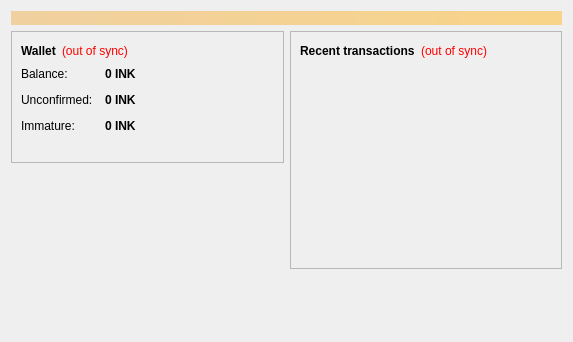
<?xml version="1.0" encoding="UTF-8"?>
<ui version="4.0">
 <class>OverviewPage</class>
 <widget class="QWidget" name="OverviewPage">
  <property name="geometry">
   <rect>
    <x>0</x>
    <y>0</y>
    <width>573</width>
    <height>342</height>
   </rect>
  </property>
  <property name="windowTitle">
   <string>Form</string>
  </property>
  <layout class="QVBoxLayout" name="topLayout">
   <item>
    <widget class="QLabel" name="labelAlerts">
     <property name="visible">
      <bool>false</bool>
     </property>
     <property name="styleSheet">
      <string notr="true">background-color: qlineargradient(x1: 0, y1: 0, x2: 1, y2: 0, stop:0 #F0D0A0, stop:1 #F8D488); color:#000000;</string>
     </property>
     <property name="wordWrap">
      <bool>true</bool>
     </property>
     <property name="margin">
      <number>3</number>
     </property>
    </widget>
   </item>
   <item>
    <layout class="QHBoxLayout" name="horizontalLayout" stretch="1,1">
     <item>
      <layout class="QVBoxLayout" name="verticalLayout_2">
       <item>
        <widget class="QFrame" name="frame">
         <property name="frameShape">
          <enum>QFrame::StyledPanel</enum>
         </property>
         <property name="frameShadow">
          <enum>QFrame::Raised</enum>
         </property>
         <layout class="QVBoxLayout" name="verticalLayout_4">
          <item>
           <layout class="QHBoxLayout" name="horizontalLayout_4">
            <item>
             <widget class="QLabel" name="label_5">
              <property name="font">
               <font>
                <weight>75</weight>
                <bold>true</bold>
               </font>
              </property>
              <property name="text">
               <string>Wallet</string>
              </property>
             </widget>
            </item>
            <item>
             <widget class="QLabel" name="labelWalletStatus">
              <property name="toolTip">
               <string>&lt;html&gt;&lt;head/&gt;&lt;body&gt;&lt;p&gt;The displayed information may be out of date. Your wallet automatically synchronizes with the Inkcoin network after a connection is established, but this process has not completed yet.&lt;/p&gt;&lt;/body&gt;&lt;/html&gt;</string>
              </property>
              <property name="styleSheet">
               <string notr="true">QLabel { color: red; }</string>
              </property>
              <property name="text">
               <string notr="true">(out of sync)</string>
              </property>
              <property name="alignment">
               <set>Qt::AlignLeading|Qt::AlignLeft|Qt::AlignVCenter</set>
              </property>
             </widget>
            </item>
            <item>
             <spacer name="horizontalSpacer_2">
              <property name="orientation">
               <enum>Qt::Horizontal</enum>
              </property>
              <property name="sizeHint" stdset="0">
               <size>
                <width>40</width>
                <height>20</height>
               </size>
              </property>
             </spacer>
            </item>
           </layout>
          </item>
          <item>
           <layout class="QFormLayout" name="formLayout_2">
            <property name="fieldGrowthPolicy">
             <enum>QFormLayout::AllNonFixedFieldsGrow</enum>
            </property>
            <property name="horizontalSpacing">
             <number>12</number>
            </property>
            <property name="verticalSpacing">
             <number>12</number>
            </property>
            <item row="0" column="0">
             <widget class="QLabel" name="label">
              <property name="text">
               <string>Balance:</string>
              </property>
             </widget>
            </item>
            <item row="0" column="1">
             <widget class="QLabel" name="labelBalance">
              <property name="font">
               <font>
                <weight>75</weight>
                <bold>true</bold>
               </font>
              </property>
              <property name="cursor">
               <cursorShape>IBeamCursor</cursorShape>
              </property>
              <property name="toolTip">
               <string>Your current balance</string>
              </property>
              <property name="text">
               <string notr="true">0 INK</string>
              </property>
              <property name="textInteractionFlags">
               <set>Qt::LinksAccessibleByMouse|Qt::TextSelectableByKeyboard|Qt::TextSelectableByMouse</set>
              </property>
             </widget>
            </item>
            <item row="1" column="0">
             <widget class="QLabel" name="label_3">
              <property name="text">
               <string>Unconfirmed:</string>
              </property>
             </widget>
            </item>
            <item row="1" column="1">
             <widget class="QLabel" name="labelUnconfirmed">
              <property name="font">
               <font>
                <weight>75</weight>
                <bold>true</bold>
               </font>
              </property>
              <property name="cursor">
               <cursorShape>IBeamCursor</cursorShape>
              </property>
              <property name="toolTip">
               <string>Total of transactions that have yet to be confirmed, and do not yet count toward the current balance</string>
              </property>
              <property name="text">
               <string notr="true">0 INK</string>
              </property>
              <property name="textInteractionFlags">
               <set>Qt::LinksAccessibleByMouse|Qt::TextSelectableByKeyboard|Qt::TextSelectableByMouse</set>
              </property>
             </widget>
            </item>
            <item row="2" column="0">
             <widget class="QLabel" name="labelImmatureText">
              <property name="text">
               <string>Immature:</string>
              </property>
             </widget>
            </item>
            <item row="2" column="1">
             <widget class="QLabel" name="labelImmature">
              <property name="font">
               <font>
                <weight>75</weight>
                <bold>true</bold>
               </font>
              </property>
              <property name="toolTip">
               <string>Mined balance that has not yet matured</string>
              </property>
              <property name="text">
               <string notr="true">0 INK</string>
              </property>
              <property name="textInteractionFlags">
               <set>Qt::LinksAccessibleByMouse|Qt::TextSelectableByKeyboard|Qt::TextSelectableByMouse</set>
              </property>
             </widget>
            </item>
           </layout>
          </item>
          <item>
           <widget class="QLabel" name="label_wallet_bgcoin">
            <property name="text">
             <string/>
            </property>
            <property name="pixmap">
             <pixmap resource="../bitcoin.qrc">:/images/wallet_bgcoin</pixmap>
            </property>
            <property name="scaledContents">
             <bool>false</bool>
            </property>
            <property name="alignment">
             <set>Qt::AlignCenter</set>
            </property>
            <property name="margin">
             <number>-2</number>
            </property>
           </widget>
          </item>
         </layout>
        </widget>
       </item>
       <item>
        <spacer name="verticalSpacer">
         <property name="orientation">
          <enum>Qt::Vertical</enum>
         </property>
         <property name="sizeHint" stdset="0">
          <size>
           <width>20</width>
           <height>40</height>
          </size>
         </property>
        </spacer>
       </item>
      </layout>
     </item>
     <item>
      <layout class="QVBoxLayout" name="verticalLayout_3">
       <item>
        <widget class="QFrame" name="frame_2">
         <property name="frameShape">
          <enum>QFrame::StyledPanel</enum>
         </property>
         <property name="frameShadow">
          <enum>QFrame::Raised</enum>
         </property>
         <layout class="QVBoxLayout" name="verticalLayout">
          <item>
           <layout class="QHBoxLayout" name="horizontalLayout_2">
            <item>
             <widget class="QLabel" name="label_4">
              <property name="text">
               <string>&lt;b&gt;Recent transactions&lt;/b&gt;</string>
              </property>
             </widget>
            </item>
            <item>
             <widget class="QLabel" name="labelTransactionsStatus">
              <property name="toolTip">
               <string>&lt;html&gt;&lt;head/&gt;&lt;body&gt;&lt;p&gt;The displayed information may be out of date. Your wallet automatically synchronizes with the Inkcoin network after a connection is established, but this process has not completed yet.&lt;/p&gt;&lt;/body&gt;&lt;/html&gt;</string>
              </property>
              <property name="styleSheet">
               <string notr="true">QLabel { color: red; }</string>
              </property>
              <property name="text">
               <string notr="true">(out of sync)</string>
              </property>
              <property name="alignment">
               <set>Qt::AlignRight|Qt::AlignTrailing|Qt::AlignVCenter</set>
              </property>
             </widget>
            </item>
            <item>
             <spacer name="horizontalSpacer">
              <property name="orientation">
               <enum>Qt::Horizontal</enum>
              </property>
              <property name="sizeHint" stdset="0">
               <size>
                <width>40</width>
                <height>20</height>
               </size>
              </property>
             </spacer>
            </item>
           </layout>
          </item>
          <item>
           <widget class="QListView" name="listTransactions">
            <property name="styleSheet">
             <string notr="true">QListView { background: transparent; }</string>
            </property>
            <property name="frameShape">
             <enum>QFrame::NoFrame</enum>
            </property>
            <property name="verticalScrollBarPolicy">
             <enum>Qt::ScrollBarAlwaysOff</enum>
            </property>
            <property name="horizontalScrollBarPolicy">
             <enum>Qt::ScrollBarAlwaysOff</enum>
            </property>
            <property name="selectionMode">
             <enum>QAbstractItemView::NoSelection</enum>
            </property>
           </widget>
          </item>
         </layout>
        </widget>
       </item>
       <item>
        <spacer name="verticalSpacer_2">
         <property name="orientation">
          <enum>Qt::Vertical</enum>
         </property>
         <property name="sizeHint" stdset="0">
          <size>
           <width>20</width>
           <height>40</height>
          </size>
         </property>
        </spacer>
       </item>
      </layout>
     </item>
    </layout>
   </item>
  </layout>
 </widget>
 <resources/>
 <connections/>
</ui>
